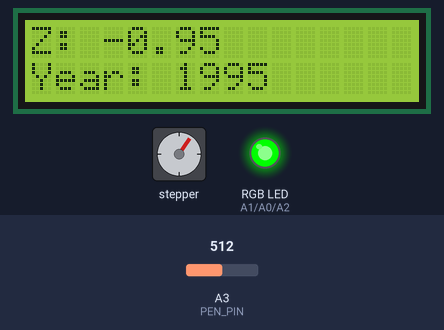
The sketch below on a simulated Arduino Uno, built with avr-gcc and run on an emulated ATmega328P. Shown: 16×2 character LCD, stepper motor, an RGB LED mixed from three pins (HIGH = lit). The inputs (shaded band) are chosen by the test bench; at power-on: A3 (PEN_PIN) = 512. Stepper angles assume 2048 steps per turn; what the sketch prints to the serial monitor is not drawn.

Above: at 1.2 s.
1.3 s: A3 (PEN_PIN) set to 490
2.8 s: A3 (PEN_PIN) set to 473
At 4.7 s:
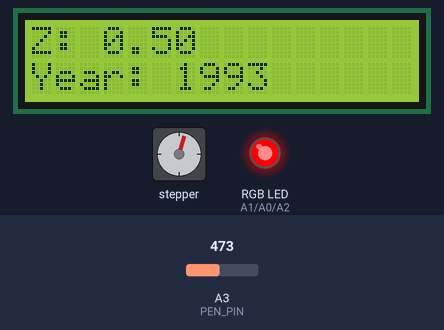
6.9 s: A3 (PEN_PIN) set to 436
At 8.5 s:
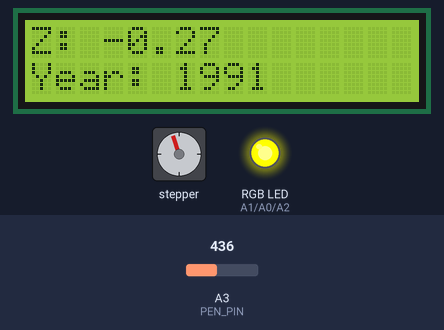
9.1 s: A3 (PEN_PIN) set to 511
At 11.0 s:
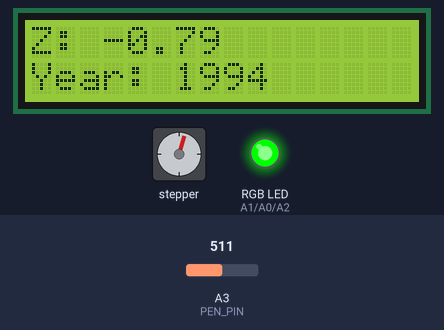
13.2 s: A3 (PEN_PIN) set to 306
At 15.4 s:
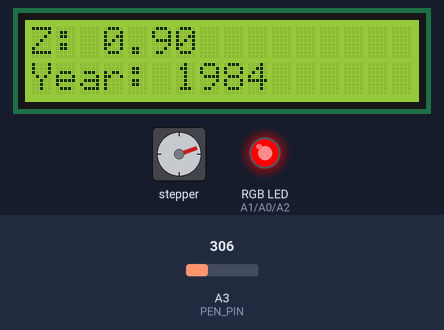
17.3 s: A3 (PEN_PIN) set to 324
19.5 s: A3 (PEN_PIN) set to 347
At 36.0 s:
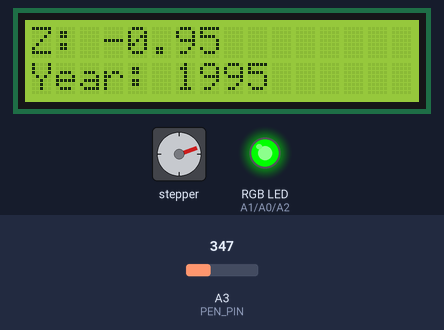
Timing chart, 0 to 39.3 s (numbered marks = the images above; inputs shaded):
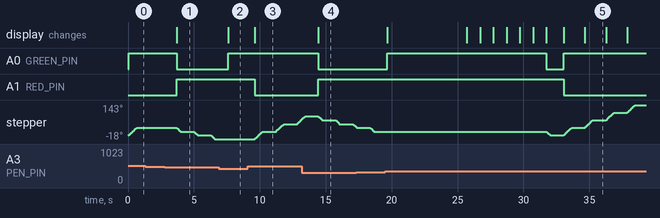

The sketch:

d4s_tree.ino
```cpp
#include <Stepper.h>
#include <LiquidCrystal.h>

// LCD setup
const int rs = 13, en = 6, d4 = 5, d5 = 4, d6 = 3, d7 = 2;
LiquidCrystal lcd(rs, en, d4, d5, d6, d7);

// Stepper setup
const int stepsPerRevolution = 2048;
Stepper myStepper = Stepper(stepsPerRevolution, 8, 10, 9, 11);
const int totalZSteps = 3;
const int stepsPerZ = stepsPerRevolution / totalZSteps;
const int maxSteps = stepsPerZ * (totalZSteps - 1);

// RGB LED pins
const int RED_PIN = A1;
const int GREEN_PIN = A0;
const int BLUE_PIN = A2;
const int PEN_PIN = A3;

// Z-score data
float zScores[] = {
  0.87332895,0.889352198,0.889040602,0.716437758,0.684046019,0.763490088,1.266358935,0.778016123,2.925540184,
  3.596718377,0.773321676,0.848511543,2.356405407,0.783159973,0.897564633,0.606004514,0.265622666,0.131338468,
  -0.005618831,-0.08455527,-0.222278731,-0.2700225,-0.420249975,0.501609247,-0.785626388,-0.945745385,-0.911017748,
  -0.898645583,-0.76758894,-0.669781792,-0.861818182,-0.86860426,-0.512936986,-0.726670694,-0.671898335,-0.716769646,
  0.162739803,-0.748059921,-0.740877783,-0.929895709,-0.97667537,-0.926983675,-0.875904214,-0.544205718,-0.423217284,
  -0.453314121,-0.450461503,-0.605372827,-0.689426082,-0.662193346,-0.669850278,-0.672340088
};

const int numValues = 51;
int currentIndex = 0; // Global index
unsigned long lastPotChangeTime = 0;
int lastPotValue = -1;
bool autoMode = true;
int currentStep = 0;

int initialStep = stepsPerZ*3;

int stepsInDir = 8;
bool shouldStep = false;

//CHANGE TO PREVENT SETUP
bool setupMode = false;

void setup() {
  Serial.begin(9600);
  myStepper.setSpeed(10);
  lcd.begin(16, 2);

  pinMode(RED_PIN, OUTPUT);
  pinMode(GREEN_PIN, OUTPUT);
  pinMode(BLUE_PIN, OUTPUT);
  pinMode(PEN_PIN, INPUT);

   if(setupMode){
    setColor(0, 255, 0);
    delay(1000);
    setColor(0, 0, 0);
    delay(1000);
    setColor(0, 255, 0);
    delay(1000);
    setColor(0, 0, 0);
    delay(1000);
    setColor(0, 255, 0);
    delay(1000);
    setColor(0, 0, 0);
    delay(1000);

    myStepper.step(stepsPerZ);
    delay(1000);
    myStepper.step(stepsPerZ);
    delay(1000);
    myStepper.step(stepsPerZ);
    delay(1000);


    for(int i = 0; i < stepsInDir; i++){
       myStepper.step(stepsPerRevolution / 10);
    }
    }
}

void loop() {
  int potValue = analogRead(PEN_PIN);
  Serial.println(potValue);
  int mappedIndex = map(potValue, 0, 1023, 0, numValues - 1);
  Serial.println(mappedIndex);


  if (autoMode) {
    currentIndex = (currentIndex + 1) % numValues;
  }

   // Detect potentiometer activity
  if (abs(potValue - lastPotValue) > 30) {
    currentIndex = mappedIndex;
    lastPotChangeTime = millis();
    lastPotValue = potValue;
    autoMode = false;
  }

  // Check for 5 seconds of inactivity
  if (!autoMode && (millis() - lastPotChangeTime > 5000)) {
    autoMode = true;
  }


  float value = zScores[currentIndex];
  int year = 1970 + currentIndex;

  // LED Stepper logic
  if (value < -0.5) {
    setColor(0, 255, 0); // Green


    if(stepsInDir <= 8){
      stepsInDir++;
      currentStep = stepsPerRevolution / 10;
      shouldStep = true;
    }

  } else if (value >= -0.5 && value <= 0.5) {
    setColor(255, 255, 0); // Yellow
    // No step
  } else {
    setColor(255, 0, 0); // Red
    if(stepsInDir >= 0){
      stepsInDir--;
      currentStep = -stepsPerRevolution / 20;
      shouldStep = true;
    }
  }


  // Display on LCD
  lcd.clear();
  lcd.setCursor(0, 0);
  lcd.print("Z: ");
  lcd.print(value, 2);
  lcd.setCursor(0, 1);
  lcd.print("Year: ");
  lcd.print(year);

  if(shouldStep){
      myStepper.step(currentStep);
      Serial.println("Stepping");
  }
  shouldStep = false;

  // Allow stepper to finish updating before next task
  delay(1000); // Moderate update rate
}

// Helper function to set RGB LED
void setColor(int red, int green, int blue) {
  analogWrite(RED_PIN, red);   // For common anode LEDs
  analogWrite(GREEN_PIN, green);
  analogWrite(BLUE_PIN, blue);
}
```

Measured:
- the behaviour switches between 482 and 481 on A3 (PEN_PIN) (found by bisection; images 0 and 1)
- the behaviour switches between 443 and 442 on A3 (PEN_PIN) (found by bisection; images 1 and 2)
- the behaviour switches between 336 and 337 on A3 (PEN_PIN) (found by bisection; images 4 and 5)
- after the input at 1.3 s, every drawn part: stays the same
- after the input at 2.8 s, A0 (GREEN_PIN): HIGH → LOW after 0.88 s; A1 (RED_PIN): LOW → HIGH after 0.88 s; stepper: turns 18° counter-clockwise in 0.28 s, then 17° counter-clockwise in 0.28 s, then 18° counter-clockwise in 0.28 s; the display: changes after 0.89 s (image 1)
- after the input at 6.9 s, A0 (GREEN_PIN): LOW → HIGH after 0.71 s; stepper: stays -18° (without the input it goes to -19° after 0.71 s); the display: changes after 0.71 s (image 2)
- after the input at 9.1 s, A1 (RED_PIN): HIGH → LOW after 0.52 s; stepper: turns 35° clockwise in 0.60 s, then 36° clockwise in 0.60 s, then 22° clockwise in 0.35 s; the display: changes after 0.52 s (image 3)
- after the input at 13.2 s, A0 (GREEN_PIN): HIGH → LOW after 1.2 s; A1 (RED_PIN): LOW → HIGH after 1.2 s; the display: changes after 1.2 s (image 4)
- after the input at 19.5 s, A1 (RED_PIN): HIGH → LOW after 13.5 s instead of 11.1 s
